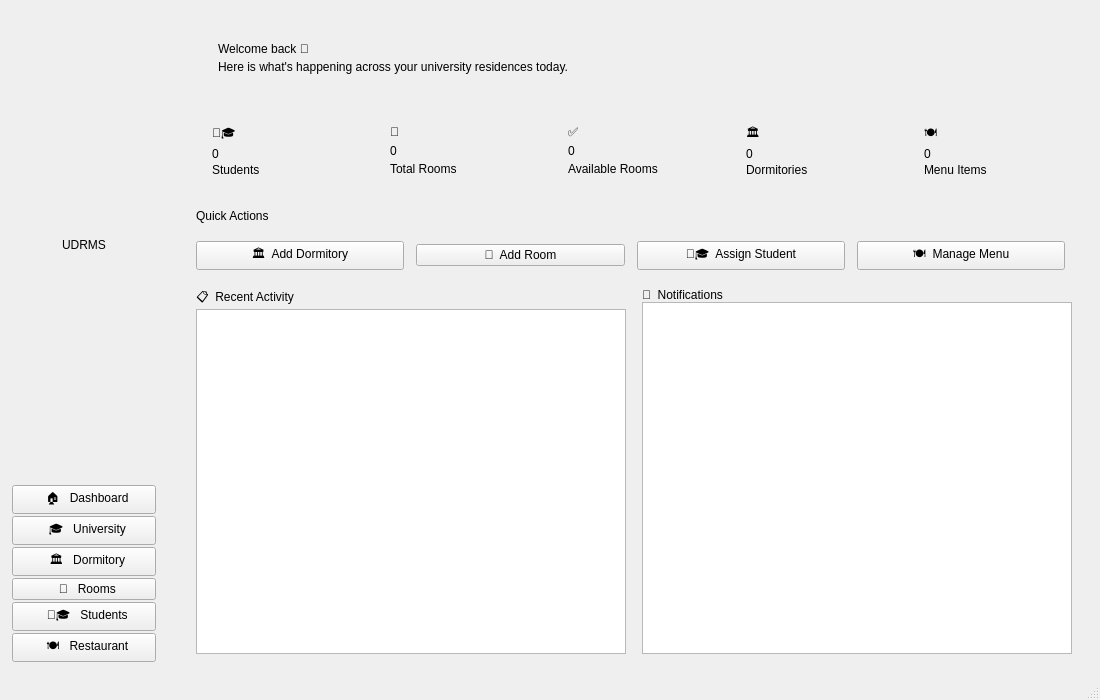
<?xml version="1.0" encoding="UTF-8"?>
<ui version="4.0">
 <class>MainWindow</class>
 <widget class="QMainWindow" name="MainWindow">
  <property name="geometry">
   <rect>
    <x>0</x>
    <y>0</y>
    <width>1100</width>
    <height>700</height>
   </rect>
  </property>
  <property name="windowTitle">
   <string>UDRMS - University Dormitory &amp; Restaurant Management</string>
  </property>
  <widget class="QWidget" name="centralwidget">
   <layout class="QHBoxLayout" name="horizontalLayout">
    <property name="spacing">
     <number>0</number>
    </property>
    <property name="leftMargin">
     <number>0</number>
    </property>
    <property name="topMargin">
     <number>0</number>
    </property>
    <property name="rightMargin">
     <number>0</number>
    </property>
    <property name="bottomMargin">
     <number>0</number>
    </property>
    <item>
     <widget class="QWidget" name="sidebar" native="true">
      <property name="minimumSize">
       <size>
        <width>168</width>
        <height>0</height>
       </size>
      </property>
      <property name="maximumSize">
       <size>
        <width>168</width>
        <height>16777215</height>
       </size>
      </property>
      <layout class="QVBoxLayout" name="sidebarLayout">
       <property name="spacing">
        <number>2</number>
       </property>
       <property name="leftMargin">
        <number>12</number>
       </property>
       <property name="topMargin">
        <number>28</number>
       </property>
       <property name="rightMargin">
        <number>12</number>
       </property>
       <item>
        <widget class="QLabel" name="lblLogo">
         <property name="text">
          <string>UDRMS</string>
         </property>
         <property name="alignment">
          <set>Qt::AlignCenter</set>
         </property>
        </widget>
       </item>
       <item>
        <spacer name="logoSpacer">
         <property name="orientation"><enum>Qt::Vertical</enum></property>
         <property name="sizeType"><enum>QSizePolicy::Fixed</enum></property>
         <property name="sizeHint"><size><width>20</width><height>22</height></size></property>
        </spacer>
       </item>
       <item>
        <widget class="QPushButton" name="btnNavDashboard">
         <property name="text">
          <string>  🏠   Dashboard</string>
         </property>
        </widget>
       </item>
       <item>
        <widget class="QPushButton" name="btnNavUniversity">
         <property name="text">
          <string>  🎓   University</string>
         </property>
        </widget>
       </item>
       <item>
        <widget class="QPushButton" name="btnNavDormitory">
         <property name="text">
          <string>  🏛   Dormitory</string>
         </property>
        </widget>
       </item>
       <item>
        <widget class="QPushButton" name="btnNavRoom">
         <property name="text">
          <string>  🚪   Rooms</string>
         </property>
        </widget>
       </item>
       <item>
        <widget class="QPushButton" name="btnNavStudent">
         <property name="text">
          <string>  🧑‍🎓   Students</string>
         </property>
        </widget>
       </item>
       <item>
        <widget class="QPushButton" name="btnNavRestaurant">
         <property name="text">
          <string>  🍽   Restaurant</string>
         </property>
        </widget>
       </item>
       <item>
        <spacer name="sidebarSpacer">
         <property name="orientation">
          <enum>Qt::Vertical</enum>
         </property>
        </spacer>
       </item>
      </layout>
     </widget>
    </item>
    <item>
     <widget class="QStackedWidget" name="stackedWidget">

      <widget class="QWidget" name="pageDashboard">
       <layout class="QVBoxLayout" name="dashboardLayout">
        <property name="spacing"><number>18</number></property>
        <property name="leftMargin"><number>28</number></property>
        <property name="topMargin"><number>24</number></property>
        <property name="rightMargin"><number>28</number></property>
        <property name="bottomMargin"><number>24</number></property>

        <item>
         <widget class="QFrame" name="welcomeBanner">
          <layout class="QVBoxLayout" name="welcomeBannerLayout">
           <property name="spacing"><number>4</number></property>
           <property name="leftMargin"><number>22</number></property>
           <property name="topMargin"><number>18</number></property>
           <property name="rightMargin"><number>22</number></property>
           <property name="bottomMargin"><number>18</number></property>
           <item>
            <widget class="QLabel" name="lblWelcomeTitle">
             <property name="text"><string>Welcome back 👋</string></property>
            </widget>
           </item>
           <item>
            <widget class="QLabel" name="lblWelcomeSubtitle">
             <property name="text"><string>Here is what's happening across your university residences today.</string></property>
            </widget>
           </item>
          </layout>
         </widget>
        </item>

        <item>
         <layout class="QHBoxLayout" name="statsRow">
          <property name="spacing"><number>14</number></property>
          <item>
           <widget class="QFrame" name="statCardStudents">
            <layout class="QVBoxLayout" name="statCardStudentsLayout">
             <property name="spacing"><number>2</number></property>
             <property name="leftMargin"><number>16</number></property>
             <property name="topMargin"><number>14</number></property>
             <property name="rightMargin"><number>16</number></property>
             <property name="bottomMargin"><number>14</number></property>
             <item><widget class="QLabel" name="lblStatStudentsIcon"><property name="text"><string>🧑‍🎓</string></property></widget></item>
             <item><widget class="QLabel" name="lblStatStudentsValue"><property name="text"><string>0</string></property></widget></item>
             <item><widget class="QLabel" name="lblStatStudentsCaption"><property name="text"><string>Students</string></property></widget></item>
            </layout>
           </widget>
          </item>
          <item>
           <widget class="QFrame" name="statCardRooms">
            <layout class="QVBoxLayout" name="statCardRoomsLayout">
             <property name="spacing"><number>2</number></property>
             <property name="leftMargin"><number>16</number></property>
             <property name="topMargin"><number>14</number></property>
             <property name="rightMargin"><number>16</number></property>
             <property name="bottomMargin"><number>14</number></property>
             <item><widget class="QLabel" name="lblStatRoomsIcon"><property name="text"><string>🚪</string></property></widget></item>
             <item><widget class="QLabel" name="lblStatRoomsValue"><property name="text"><string>0</string></property></widget></item>
             <item><widget class="QLabel" name="lblStatRoomsCaption"><property name="text"><string>Total Rooms</string></property></widget></item>
            </layout>
           </widget>
          </item>
          <item>
           <widget class="QFrame" name="statCardAvailable">
            <layout class="QVBoxLayout" name="statCardAvailableLayout">
             <property name="spacing"><number>2</number></property>
             <property name="leftMargin"><number>16</number></property>
             <property name="topMargin"><number>14</number></property>
             <property name="rightMargin"><number>16</number></property>
             <property name="bottomMargin"><number>14</number></property>
             <item><widget class="QLabel" name="lblStatAvailableIcon"><property name="text"><string>✅</string></property></widget></item>
             <item><widget class="QLabel" name="lblStatAvailableValue"><property name="text"><string>0</string></property></widget></item>
             <item><widget class="QLabel" name="lblStatAvailableCaption"><property name="text"><string>Available Rooms</string></property></widget></item>
            </layout>
           </widget>
          </item>
          <item>
           <widget class="QFrame" name="statCardDorms">
            <layout class="QVBoxLayout" name="statCardDormsLayout">
             <property name="spacing"><number>2</number></property>
             <property name="leftMargin"><number>16</number></property>
             <property name="topMargin"><number>14</number></property>
             <property name="rightMargin"><number>16</number></property>
             <property name="bottomMargin"><number>14</number></property>
             <item><widget class="QLabel" name="lblStatDormsIcon"><property name="text"><string>🏛</string></property></widget></item>
             <item><widget class="QLabel" name="lblStatDormsValue"><property name="text"><string>0</string></property></widget></item>
             <item><widget class="QLabel" name="lblStatDormsCaption"><property name="text"><string>Dormitories</string></property></widget></item>
            </layout>
           </widget>
          </item>
          <item>
           <widget class="QFrame" name="statCardMeals">
            <layout class="QVBoxLayout" name="statCardMealsLayout">
             <property name="spacing"><number>2</number></property>
             <property name="leftMargin"><number>16</number></property>
             <property name="topMargin"><number>14</number></property>
             <property name="rightMargin"><number>16</number></property>
             <property name="bottomMargin"><number>14</number></property>
             <item><widget class="QLabel" name="lblStatMealsIcon"><property name="text"><string>🍽</string></property></widget></item>
             <item><widget class="QLabel" name="lblStatMealsValue"><property name="text"><string>0</string></property></widget></item>
             <item><widget class="QLabel" name="lblStatMealsCaption"><property name="text"><string>Menu Items</string></property></widget></item>
            </layout>
           </widget>
          </item>
         </layout>
        </item>

        <item>
         <widget class="QLabel" name="lblQuickActionsHdr">
          <property name="text"><string>Quick Actions</string></property>
         </widget>
        </item>
        <item>
         <layout class="QHBoxLayout" name="quickActionsRow">
          <property name="spacing"><number>12</number></property>
          <item>
           <widget class="QPushButton" name="btnQuickDormitory">
            <property name="text"><string>🏛  Add Dormitory</string></property>
            <property name="minimumHeight"><number>44</number></property>
           </widget>
          </item>
          <item>
           <widget class="QPushButton" name="btnQuickRoom">
            <property name="text"><string>🚪  Add Room</string></property>
            <property name="minimumHeight"><number>44</number></property>
           </widget>
          </item>
          <item>
           <widget class="QPushButton" name="btnQuickStudent">
            <property name="text"><string>🧑‍🎓  Assign Student</string></property>
            <property name="minimumHeight"><number>44</number></property>
           </widget>
          </item>
          <item>
           <widget class="QPushButton" name="btnQuickRestaurant">
            <property name="text"><string>🍽  Manage Menu</string></property>
            <property name="minimumHeight"><number>44</number></property>
           </widget>
          </item>
          <item>
           <spacer name="quickActionsSpacer">
            <property name="orientation"><enum>Qt::Horizontal</enum></property>
           </spacer>
          </item>
         </layout>
        </item>

        <item>
         <layout class="QHBoxLayout" name="dashboardBottomRow">
          <property name="spacing"><number>16</number></property>
          <item>
           <widget class="QFrame" name="activityCard">
            <layout class="QVBoxLayout" name="activityCardLayout">
             <property name="spacing"><number>0</number></property>
             <property name="leftMargin"><number>0</number></property>
             <property name="topMargin"><number>0</number></property>
             <property name="rightMargin"><number>0</number></property>
             <property name="bottomMargin"><number>0</number></property>
             <item>
              <widget class="QLabel" name="lblActivityHdr">
               <property name="text"><string>📋  Recent Activity</string></property>
              </widget>
             </item>
             <item>
              <widget class="QListWidget" name="listRecentActivity"/>
             </item>
            </layout>
           </widget>
          </item>
          <item>
           <widget class="QFrame" name="notificationsCard">
            <layout class="QVBoxLayout" name="notificationsCardLayout">
             <property name="spacing"><number>0</number></property>
             <property name="leftMargin"><number>0</number></property>
             <property name="topMargin"><number>0</number></property>
             <property name="rightMargin"><number>0</number></property>
             <property name="bottomMargin"><number>0</number></property>
             <item>
              <widget class="QLabel" name="lblNotificationsHdr">
               <property name="text"><string>🔔  Notifications</string></property>
              </widget>
             </item>
             <item>
              <widget class="QListWidget" name="listNotifications"/>
             </item>
            </layout>
           </widget>
          </item>
         </layout>
        </item>

       </layout>
      </widget>

      <widget class="QWidget" name="pageUniversity">
       <layout class="QVBoxLayout" name="universityLayout">
        <property name="spacing"><number>18</number></property>
        <property name="leftMargin"><number>28</number></property>
        <property name="topMargin"><number>24</number></property>
        <property name="rightMargin"><number>28</number></property>
        <property name="bottomMargin"><number>24</number></property>
        <item>
         <widget class="QLabel" name="lblUniversityTitle">
          <property name="text"><string>University</string></property>
         </widget>
        </item>
        <item>
         <widget class="QFrame" name="universityFormCard">
          <layout class="QHBoxLayout" name="universityFormLayout">
           <property name="spacing"><number>10</number></property>
           <property name="leftMargin"><number>18</number></property>
           <property name="topMargin"><number>14</number></property>
           <property name="rightMargin"><number>18</number></property>
           <property name="bottomMargin"><number>14</number></property>
           <item>
            <widget class="QLabel" name="lblUnivName">
             <property name="text"><string>University Name</string></property>
            </widget>
           </item>
           <item>
            <widget class="QLineEdit" name="editUnivName">
             <property name="minimumWidth"><number>280</number></property>
             <property name="maximumWidth"><number>340</number></property>
            </widget>
           </item>
           <item>
            <widget class="QPushButton" name="btnSetUnivName">
             <property name="text"><string>Save</string></property>
             <property name="minimumWidth"><number>96</number></property>
            </widget>
           </item>
           <item>
            <spacer name="universitySpacer">
             <property name="orientation"><enum>Qt::Horizontal</enum></property>
            </spacer>
           </item>
          </layout>
         </widget>
        </item>
        <item>
         <widget class="QFrame" name="universityStatCard">
          <layout class="QHBoxLayout" name="universityStatLayout">
           <property name="leftMargin"><number>18</number></property>
           <property name="topMargin"><number>12</number></property>
           <property name="rightMargin"><number>18</number></property>
           <property name="bottomMargin"><number>12</number></property>
           <item>
            <widget class="QLabel" name="lblUnivInfo">
             <property name="text"><string>Dormitories: 0</string></property>
            </widget>
           </item>
           <item>
            <spacer name="universityStatSpacer">
             <property name="orientation"><enum>Qt::Horizontal</enum></property>
            </spacer>
           </item>
          </layout>
         </widget>
        </item>
        <item>
         <widget class="QFrame" name="universityTableCard">
          <layout class="QVBoxLayout" name="universityTableCardLayout">
           <property name="spacing"><number>0</number></property>
           <property name="leftMargin"><number>0</number></property>
           <property name="topMargin"><number>0</number></property>
           <property name="rightMargin"><number>0</number></property>
           <property name="bottomMargin"><number>0</number></property>
           <item>
            <widget class="QTableWidget" name="tableDormitoriesOverview">
             <property name="columnCount"><number>3</number></property>
             <column><property name="text"><string>Dormitory</string></property></column>
             <column><property name="text"><string>Capacity</string></property></column>
             <column><property name="text"><string>Available Rooms</string></property></column>
            </widget>
           </item>
          </layout>
         </widget>
        </item>
       </layout>
      </widget>

      <widget class="QWidget" name="pageDormitory">
       <layout class="QVBoxLayout" name="dormitoryLayout">
        <property name="spacing"><number>18</number></property>
        <property name="leftMargin"><number>28</number></property>
        <property name="topMargin"><number>24</number></property>
        <property name="rightMargin"><number>28</number></property>
        <property name="bottomMargin"><number>24</number></property>
        <item>
         <widget class="QLabel" name="lblDormitoryTitle">
          <property name="text"><string>Dormitories</string></property>
         </widget>
        </item>
        <item>
         <widget class="QFrame" name="dormitoryFormCard">
          <layout class="QHBoxLayout" name="dormitoryFormLayout">
           <property name="spacing"><number>10</number></property>
           <property name="leftMargin"><number>18</number></property>
           <property name="topMargin"><number>14</number></property>
           <property name="rightMargin"><number>18</number></property>
           <property name="bottomMargin"><number>14</number></property>
           <item>
            <widget class="QLabel" name="lblDormName">
             <property name="text"><string>Name</string></property>
            </widget>
           </item>
           <item>
            <widget class="QLineEdit" name="editDormName">
             <property name="minimumWidth"><number>220</number></property>
             <property name="maximumWidth"><number>260</number></property>
            </widget>
           </item>
           <item>
            <widget class="QLabel" name="lblDormCapacity">
             <property name="text"><string>Capacity</string></property>
            </widget>
           </item>
           <item>
            <widget class="QSpinBox" name="spinDormCapacity">
             <property name="minimumWidth"><number>90</number></property>
             <property name="maximumWidth"><number>100</number></property>
             <property name="minimum"><number>1</number></property>
             <property name="maximum"><number>10000</number></property>
             <property name="value"><number>100</number></property>
            </widget>
           </item>
           <item>
            <spacer name="dormitoryFormSpacer">
             <property name="orientation"><enum>Qt::Horizontal</enum></property>
            </spacer>
           </item>
           <item>
            <widget class="QPushButton" name="btnAddDormitory">
             <property name="text"><string>Add</string></property>
             <property name="minimumWidth"><number>96</number></property>
            </widget>
           </item>
           <item>
            <widget class="QPushButton" name="btnDeleteDormitory">
             <property name="text"><string>Delete</string></property>
             <property name="minimumWidth"><number>96</number></property>
            </widget>
           </item>
          </layout>
         </widget>
        </item>
        <item>
         <layout class="QHBoxLayout" name="dormitorySearchLayout">
          <property name="spacing"><number>10</number></property>
          <item>
           <widget class="QLineEdit" name="editSearchDormitory">
            <property name="minimumWidth"><number>260</number></property>
            <property name="maximumWidth"><number>320</number></property>
            <property name="placeholderText"><string>Search by name...</string></property>
           </widget>
          </item>
          <item>
           <widget class="QPushButton" name="btnSearchDormitory">
            <property name="text"><string>Search</string></property>
            <property name="minimumWidth"><number>96</number></property>
           </widget>
          </item>
          <item>
           <spacer name="dormitorySearchSpacer">
            <property name="orientation"><enum>Qt::Horizontal</enum></property>
           </spacer>
          </item>
         </layout>
        </item>
        <item>
         <widget class="QFrame" name="dormitoryTableCard">
          <layout class="QVBoxLayout" name="dormitoryTableCardLayout">
           <property name="spacing"><number>0</number></property>
           <property name="leftMargin"><number>0</number></property>
           <property name="topMargin"><number>0</number></property>
           <property name="rightMargin"><number>0</number></property>
           <property name="bottomMargin"><number>0</number></property>
           <item>
            <widget class="QTableWidget" name="tableDormitory">
             <property name="columnCount"><number>3</number></property>
             <column><property name="text"><string>Name</string></property></column>
             <column><property name="text"><string>Capacity</string></property></column>
             <column><property name="text"><string>Available Rooms</string></property></column>
            </widget>
           </item>
          </layout>
         </widget>
        </item>
       </layout>
      </widget>

      <widget class="QWidget" name="pageRoom">
       <layout class="QVBoxLayout" name="roomLayout">
        <property name="spacing"><number>18</number></property>
        <property name="leftMargin"><number>28</number></property>
        <property name="topMargin"><number>24</number></property>
        <property name="rightMargin"><number>28</number></property>
        <property name="bottomMargin"><number>24</number></property>
        <item>
         <widget class="QLabel" name="lblRoomTitle">
          <property name="text"><string>Rooms</string></property>
         </widget>
        </item>
        <item>
         <widget class="QFrame" name="roomFormCard">
          <layout class="QVBoxLayout" name="roomFormCardLayout">
           <property name="spacing"><number>14</number></property>
           <property name="leftMargin"><number>18</number></property>
           <property name="topMargin"><number>16</number></property>
           <property name="rightMargin"><number>18</number></property>
           <property name="bottomMargin"><number>16</number></property>
           <item>
            <layout class="QHBoxLayout" name="roomFilterLayout">
             <property name="spacing"><number>10</number></property>
             <item>
              <widget class="QLabel" name="lblRoomDormSelect">
               <property name="text"><string>Dormitory</string></property>
              </widget>
             </item>
             <item>
              <widget class="QComboBox" name="comboRoomDormitory">
               <property name="minimumWidth"><number>200</number></property>
               <property name="maximumWidth"><number>240</number></property>
              </widget>
             </item>
             <item>
              <spacer name="roomFilterSpacer">
               <property name="orientation"><enum>Qt::Horizontal</enum></property>
              </spacer>
             </item>
            </layout>
           </item>
           <item>
            <widget class="QFrame" name="roomFormDivider">
             <property name="frameShape"><enum>QFrame::HLine</enum></property>
            </widget>
           </item>
           <item>
            <layout class="QHBoxLayout" name="roomFormLayout">
             <property name="spacing"><number>10</number></property>
             <item>
              <widget class="QLabel" name="lblRoomNumber">
               <property name="text"><string>Room Number</string></property>
              </widget>
             </item>
             <item>
              <widget class="QSpinBox" name="spinRoomNumber">
               <property name="minimumWidth"><number>90</number></property>
               <property name="maximumWidth"><number>100</number></property>
               <property name="minimum"><number>1</number></property>
               <property name="maximum"><number>9999</number></property>
              </widget>
             </item>
             <item>
              <widget class="QLabel" name="lblRoomCapacity">
               <property name="text"><string>Capacity</string></property>
              </widget>
             </item>
             <item>
              <widget class="QSpinBox" name="spinRoomCapacity">
               <property name="minimumWidth"><number>80</number></property>
               <property name="maximumWidth"><number>90</number></property>
               <property name="minimum"><number>1</number></property>
               <property name="maximum"><number>20</number></property>
               <property name="value"><number>2</number></property>
              </widget>
             </item>
             <item>
              <spacer name="roomFormSpacer">
               <property name="orientation"><enum>Qt::Horizontal</enum></property>
              </spacer>
             </item>
             <item>
              <widget class="QPushButton" name="btnAddRoom">
               <property name="text"><string>Add</string></property>
               <property name="minimumWidth"><number>96</number></property>
              </widget>
             </item>
             <item>
              <widget class="QPushButton" name="btnDeleteRoom">
               <property name="text"><string>Delete</string></property>
               <property name="minimumWidth"><number>96</number></property>
              </widget>
             </item>
            </layout>
           </item>
          </layout>
         </widget>
        </item>
        <item>
         <widget class="QFrame" name="roomTableCard">
          <layout class="QVBoxLayout" name="roomTableCardLayout">
           <property name="spacing"><number>0</number></property>
           <property name="leftMargin"><number>0</number></property>
           <property name="topMargin"><number>0</number></property>
           <property name="rightMargin"><number>0</number></property>
           <property name="bottomMargin"><number>0</number></property>
           <item>
            <widget class="QTableWidget" name="tableRoom">
             <property name="columnCount"><number>3</number></property>
             <column><property name="text"><string>Room Number</string></property></column>
             <column><property name="text"><string>Capacity</string></property></column>
             <column><property name="text"><string>Occupancy</string></property></column>
            </widget>
           </item>
          </layout>
         </widget>
        </item>
       </layout>
      </widget>

      <widget class="QWidget" name="pageStudent">
       <layout class="QVBoxLayout" name="studentLayout">
        <property name="spacing"><number>18</number></property>
        <property name="leftMargin"><number>28</number></property>
        <property name="topMargin"><number>24</number></property>
        <property name="rightMargin"><number>28</number></property>
        <property name="bottomMargin"><number>24</number></property>
        <item>
         <widget class="QLabel" name="lblStudentTitle">
          <property name="text"><string>Students</string></property>
         </widget>
        </item>

        <item>
         <widget class="QFrame" name="studentFormCard">
          <layout class="QVBoxLayout" name="studentFormCardLayout">
           <property name="spacing"><number>14</number></property>
           <property name="leftMargin"><number>18</number></property>
           <property name="topMargin"><number>16</number></property>
           <property name="rightMargin"><number>18</number></property>
           <property name="bottomMargin"><number>16</number></property>
           <item>
            <layout class="QHBoxLayout" name="studentFilterLayout">
             <property name="spacing"><number>10</number></property>
             <item>
              <widget class="QLabel" name="lblStudentDormSelect">
               <property name="text"><string>Dormitory</string></property>
              </widget>
             </item>
             <item>
              <widget class="QComboBox" name="comboStudentDormitory">
               <property name="minimumWidth"><number>180</number></property>
               <property name="maximumWidth"><number>200</number></property>
              </widget>
             </item>
             <item>
              <widget class="QLabel" name="lblStudentRoomSelect">
               <property name="text"><string>Room</string></property>
              </widget>
             </item>
             <item>
              <widget class="QComboBox" name="comboStudentRoom">
               <property name="minimumWidth"><number>100</number></property>
               <property name="maximumWidth"><number>110</number></property>
              </widget>
             </item>
             <item>
              <spacer name="studentFilterSpacer">
               <property name="orientation"><enum>Qt::Horizontal</enum></property>
              </spacer>
             </item>
            </layout>
           </item>
           <item>
            <widget class="QFrame" name="studentFormDivider">
             <property name="frameShape"><enum>QFrame::HLine</enum></property>
            </widget>
           </item>
           <item>
            <layout class="QHBoxLayout" name="studentFormLayout">
             <property name="spacing"><number>10</number></property>
             <item>
              <widget class="QLabel" name="lblStudentId">
               <property name="text"><string>ID</string></property>
              </widget>
             </item>
             <item>
              <widget class="QSpinBox" name="spinStudentId">
               <property name="minimumWidth"><number>80</number></property>
               <property name="maximumWidth"><number>90</number></property>
               <property name="minimum"><number>1</number></property>
               <property name="maximum"><number>999999</number></property>
              </widget>
             </item>
             <item>
              <widget class="QLabel" name="lblStudentName">
               <property name="text"><string>Full Name</string></property>
              </widget>
             </item>
             <item>
              <widget class="QLineEdit" name="editStudentName">
               <property name="minimumWidth"><number>220</number></property>
              </widget>
             </item>
             <item>
              <widget class="QLabel" name="lblStudentYear">
               <property name="text"><string>Year</string></property>
              </widget>
             </item>
             <item>
              <widget class="QSpinBox" name="spinStudentYear">
               <property name="minimumWidth"><number>70</number></property>
               <property name="maximumWidth"><number>80</number></property>
               <property name="minimum"><number>1</number></property>
               <property name="maximum"><number>8</number></property>
              </widget>
             </item>
             <item>
              <spacer name="studentFormSpacer">
               <property name="orientation"><enum>Qt::Horizontal</enum></property>
              </spacer>
             </item>
             <item>
              <widget class="QPushButton" name="btnAddStudent">
               <property name="text"><string>Assign</string></property>
               <property name="minimumWidth"><number>96</number></property>
              </widget>
             </item>
             <item>
              <widget class="QPushButton" name="btnDeleteStudent">
               <property name="text"><string>Remove</string></property>
               <property name="minimumWidth"><number>96</number></property>
              </widget>
             </item>
            </layout>
           </item>
          </layout>
         </widget>
        </item>

        <item>
         <layout class="QHBoxLayout" name="studentSearchLayout">
          <property name="spacing"><number>10</number></property>
          <item>
           <widget class="QLineEdit" name="editSearchStudent">
            <property name="minimumWidth"><number>260</number></property>
            <property name="maximumWidth"><number>320</number></property>
            <property name="placeholderText"><string>Search by name or ID...</string></property>
           </widget>
          </item>
          <item>
           <widget class="QPushButton" name="btnSearchStudent">
            <property name="text"><string>Search</string></property>
            <property name="minimumWidth"><number>96</number></property>
           </widget>
          </item>
          <item>
           <spacer name="studentSearchSpacer">
            <property name="orientation"><enum>Qt::Horizontal</enum></property>
           </spacer>
          </item>
         </layout>
        </item>

        <item>
         <widget class="QFrame" name="studentTableCard">
          <layout class="QVBoxLayout" name="studentTableCardLayout">
           <property name="spacing"><number>0</number></property>
           <property name="leftMargin"><number>0</number></property>
           <property name="topMargin"><number>0</number></property>
           <property name="rightMargin"><number>0</number></property>
           <property name="bottomMargin"><number>0</number></property>
           <item>
            <widget class="QTableWidget" name="tableStudent">
             <property name="columnCount"><number>3</number></property>
             <column><property name="text"><string>ID</string></property></column>
             <column><property name="text"><string>Full Name</string></property></column>
             <column><property name="text"><string>Academic Year</string></property></column>
            </widget>
           </item>
          </layout>
         </widget>
        </item>
       </layout>
      </widget>

      <widget class="QWidget" name="pageRestaurant">
       <layout class="QVBoxLayout" name="restaurantLayout">
        <property name="spacing"><number>18</number></property>
        <property name="leftMargin"><number>28</number></property>
        <property name="topMargin"><number>24</number></property>
        <property name="rightMargin"><number>28</number></property>
        <property name="bottomMargin"><number>24</number></property>
        <item>
         <widget class="QLabel" name="lblRestaurantTitle">
          <property name="text"><string>Restaurant</string></property>
         </widget>
        </item>
        <item>
         <widget class="QFrame" name="restaurantFormCard">
          <layout class="QVBoxLayout" name="restaurantFormCardLayout">
           <property name="spacing"><number>14</number></property>
           <property name="leftMargin"><number>18</number></property>
           <property name="topMargin"><number>16</number></property>
           <property name="rightMargin"><number>18</number></property>
           <property name="bottomMargin"><number>16</number></property>
           <item>
            <layout class="QHBoxLayout" name="restaurantFilterLayout">
             <property name="spacing"><number>10</number></property>
             <item>
              <widget class="QLabel" name="lblRestaurantDormSelect">
               <property name="text"><string>Dormitory</string></property>
              </widget>
             </item>
             <item>
              <widget class="QComboBox" name="comboRestaurantDormitory">
               <property name="minimumWidth"><number>200</number></property>
               <property name="maximumWidth"><number>240</number></property>
              </widget>
             </item>
             <item>
              <spacer name="restaurantFilterSpacer">
               <property name="orientation"><enum>Qt::Horizontal</enum></property>
              </spacer>
             </item>
            </layout>
           </item>
           <item>
            <widget class="QFrame" name="restaurantFormDivider">
             <property name="frameShape"><enum>QFrame::HLine</enum></property>
            </widget>
           </item>
           <item>
            <layout class="QHBoxLayout" name="restaurantFormLayout">
             <property name="spacing"><number>10</number></property>
             <item>
              <widget class="QLabel" name="lblMealType">
               <property name="text"><string>Meal</string></property>
              </widget>
             </item>
             <item>
              <widget class="QComboBox" name="comboMealType">
               <property name="minimumWidth"><number>120</number></property>
               <property name="maximumWidth"><number>130</number></property>
               <item><property name="text"><string>Breakfast</string></property></item>
               <item><property name="text"><string>Lunch</string></property></item>
               <item><property name="text"><string>Dinner</string></property></item>
              </widget>
             </item>
             <item>
              <widget class="QLineEdit" name="editMealItem">
               <property name="minimumWidth"><number>200</number></property>
               <property name="placeholderText"><string>Item name...</string></property>
              </widget>
             </item>
             <item>
              <spacer name="restaurantFormSpacer">
               <property name="orientation"><enum>Qt::Horizontal</enum></property>
              </spacer>
             </item>
             <item>
              <widget class="QPushButton" name="btnAddMealItem">
               <property name="text"><string>Add Item</string></property>
               <property name="minimumWidth"><number>96</number></property>
              </widget>
             </item>
             <item>
              <widget class="QPushButton" name="btnRemoveMealItem">
               <property name="text"><string>Remove Item</string></property>
               <property name="minimumWidth"><number>96</number></property>
              </widget>
             </item>
            </layout>
           </item>
          </layout>
         </widget>
        </item>
        <item>
         <layout class="QHBoxLayout" name="restaurantListsLayout">
          <property name="spacing"><number>16</number></property>
          <item>
           <widget class="QFrame" name="breakfastCard">
            <layout class="QVBoxLayout" name="breakfastCardLayout">
             <property name="spacing"><number>0</number></property>
             <property name="leftMargin"><number>0</number></property>
             <property name="topMargin"><number>0</number></property>
             <property name="rightMargin"><number>0</number></property>
             <property name="bottomMargin"><number>0</number></property>
             <item>
              <widget class="QLabel" name="lblBreakfastHdr">
               <property name="text"><string>🌅  Breakfast</string></property>
              </widget>
             </item>
             <item>
              <widget class="QListWidget" name="listBreakfast"/>
             </item>
            </layout>
           </widget>
          </item>
          <item>
           <widget class="QFrame" name="lunchCard">
            <layout class="QVBoxLayout" name="lunchCardLayout">
             <property name="spacing"><number>0</number></property>
             <property name="leftMargin"><number>0</number></property>
             <property name="topMargin"><number>0</number></property>
             <property name="rightMargin"><number>0</number></property>
             <property name="bottomMargin"><number>0</number></property>
             <item>
              <widget class="QLabel" name="lblLunchHdr">
               <property name="text"><string>☀  Lunch</string></property>
              </widget>
             </item>
             <item>
              <widget class="QListWidget" name="listLunch"/>
             </item>
            </layout>
           </widget>
          </item>
          <item>
           <widget class="QFrame" name="dinnerCard">
            <layout class="QVBoxLayout" name="dinnerCardLayout">
             <property name="spacing"><number>0</number></property>
             <property name="leftMargin"><number>0</number></property>
             <property name="topMargin"><number>0</number></property>
             <property name="rightMargin"><number>0</number></property>
             <property name="bottomMargin"><number>0</number></property>
             <item>
              <widget class="QLabel" name="lblDinnerHdr">
               <property name="text"><string>🌙  Dinner</string></property>
              </widget>
             </item>
             <item>
              <widget class="QListWidget" name="listDinner"/>
             </item>
            </layout>
           </widget>
          </item>
         </layout>
        </item>
       </layout>
      </widget>

     </widget>
    </item>
   </layout>
  </widget>
  <widget class="QStatusBar" name="statusbar"/>
 </widget>
 <resources/>
 <connections/>
</ui>
